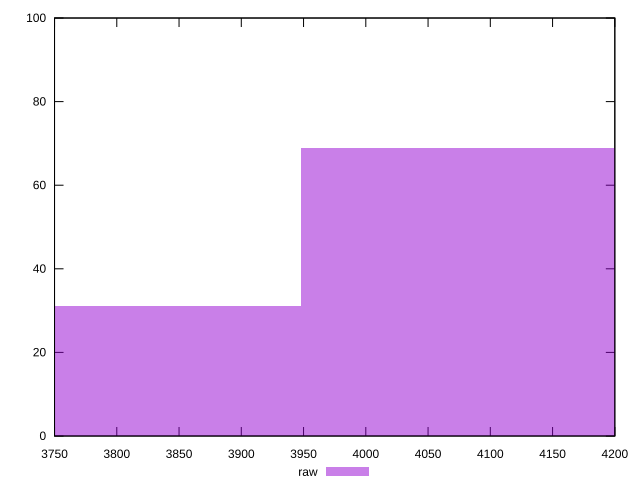

Here is the gnuplot script that generated this plot:
reset

$raw <<EOF
3811.4790259948154 31
4083.7275278515876 69
EOF

set key outside below
set boxwidth 272.2485018567725
set xrange [3750:4200]
set yrange [0:100]
set trange [0:100]
set style fill transparent solid 0.5 noborder
set terminal svg size 640, 490 enhanced background rgb 'white'
set output "reports/report_00033_2021-03-01T14-23-16.841Z/uses-text-compression/samples/astro-inner-cached/raw/histogram.svg"

plot $raw title "raw" with boxes

reset
